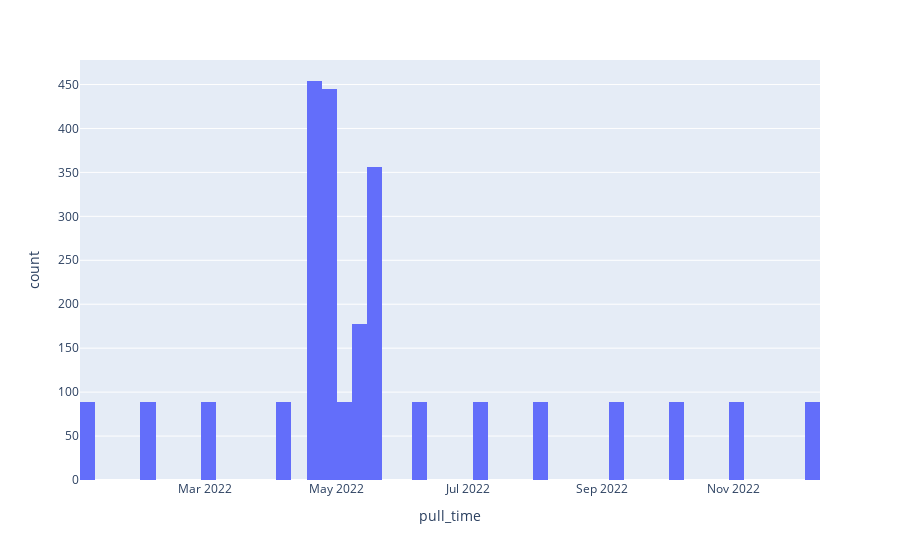

Notebook code cell kept with this figure:
### Code cell
import plotly.express as px
fig = px.histogram(miami_example_by_pull_time_count, x="pull_time",nbins=50)
fig.show()

### Figure 1 — Plotly figure (JSON) as saved in the notebook; plotly's stock layout.template omitted (floating-point values rounded to 4 significant figures; data arrays with more than 128 entries replaced by an {"elided": "..."} marker saying what was removed)
{"data": [{"alignmentgroup": "True", "bingroup": "x", "hovertemplate": "pull_time=%{x}<br>count=%{y}<extra></extra>", "legendgroup": "", "marker": {"color": "#636efa", "pattern": {"shape": ""}}, "name": "", "nbinsx": 50, "offsetgroup": "", "orientation": "v", "showlegend": false, "type": "histogram", "x": {"elided": "2501 str values"}, "xaxis": "x", "yaxis": "y"}], "layout": {"barmode": "relative", "legend": {"tracegroupgap": 0}, "margin": {"t": 60}, "xaxis": {"anchor": "y", "domain": [0, 1], "title": {"text": "pull_time"}}, "yaxis": {"anchor": "x", "domain": [0, 1], "title": {"text": "count"}}}}
